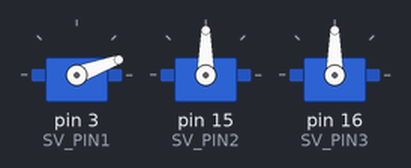
Recording of a sketch running on a simulated Arduino Uno, built with avr-gcc and run on an emulated ATmega328P. On the bench: 3 × servo.

Above: at 0.05 s.
At 1.5 s:
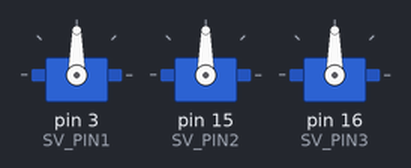
At 3.0 s:
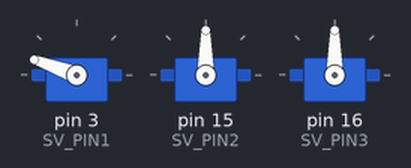
Timing chart, 0 to 6.9 s (numbered marks = the images above):
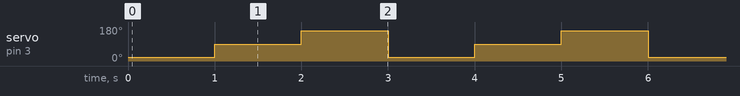

Measured:
- by itself, servo on pin 3 (SV_PIN1): repeats every 3.0 s: 160° 1.0 s, 20° 1.0 s, 90° 1.0 s

The sketch:

servo_ar.ino
```cpp
//サーボを動かす基本的なプログラム
#include <Servo.h>

Servo myservo1;
Servo myservo2;
Servo myservo3;
const int SV_PIN1 = 3;
const int SV_PIN2 = 15;
const int SV_PIN3 = 16;

void setup() {
  myservo1.attach(SV_PIN1, 500, 2400);
  myservo2.attach(SV_PIN2, 500, 2400);
  myservo3.attach(SV_PIN3, 500, 2400);
}

void loop() {
  myservo1.write(20);  // サーボモーターを0度の位置まで動かす
  delay(1000);
  //myservo2.write(0);  // サーボモーターを0度の位置まで動かす
  //delay(1000);
  //myservo3.write(0);  // サーボモーターを0度の位置まで動かす
  //delay(1000);

  myservo1.write(90);  // サーボモーターを90度の位置まで動かす
  delay(1000);
  //myservo2.write(90);  // サーボモーターを0度の位置まで動かす
  //delay(1000);
  //myservo3.write(90);  // サーボモーターを0度の位置まで動かす
  //delay(1000);
  myservo1.write(160);  // サーボモーターを90度の位置まで動かす
  delay(1000);

}
```
